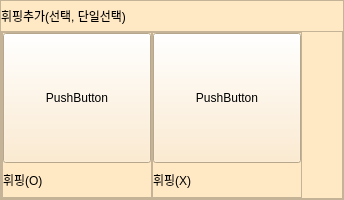
                 <widget class="QFrame" name="option_frame_2">
                  <property name="minimumSize">
                   <size>
                    <width>0</width>
                    <height>200</height>
                   </size>
                  </property>
                  <property name="maximumSize">
                   <size>
                    <width>16777215</width>
                    <height>200</height>
                   </size>
                  </property>
                  <property name="styleSheet">
                   <string notr="true">background-color: rgb(255, 232, 196);</string>
                  </property>
                  <property name="frameShape">
                   <enum>QFrame::StyledPanel</enum>
                  </property>
                  <property name="frameShadow">
                   <enum>QFrame::Raised</enum>
                  </property>
                  <layout class="QVBoxLayout" name="verticalLayout_40">
                   <property name="spacing">
                    <number>0</number>
                   </property>
                   <property name="leftMargin">
                    <number>0</number>
                   </property>
                   <property name="topMargin">
                    <number>0</number>
                   </property>
                   <property name="rightMargin">
                    <number>0</number>
                   </property>
                   <property name="bottomMargin">
                    <number>0</number>
                   </property>
                   <item>
                    <widget class="QLabel" name="option_2_title">
                     <property name="minimumSize">
                      <size>
                       <width>0</width>
                       <height>0</height>
                      </size>
                     </property>
                     <property name="maximumSize">
                      <size>
                       <width>16777215</width>
                       <height>30</height>
                      </size>
                     </property>
                     <property name="text">
                      <string>휘핑추가(선택, 단일선택)</string>
                     </property>
                    </widget>
                   </item>
                   <item>
                    <widget class="QFrame" name="frame_38">
                     <property name="frameShape">
                      <enum>QFrame::StyledPanel</enum>
                     </property>
                     <property name="frameShadow">
                      <enum>QFrame::Raised</enum>
                     </property>
                     <layout class="QHBoxLayout" name="horizontalLayout_15">
                      <property name="spacing">
                       <number>0</number>
                      </property>
                      <property name="leftMargin">
                       <number>0</number>
                      </property>
                      <property name="topMargin">
                       <number>0</number>
                      </property>
                      <property name="rightMargin">
                       <number>0</number>
                      </property>
                      <property name="bottomMargin">
                       <number>0</number>
                      </property>
                      <item>
                       <widget class="QFrame" name="frame_39">
                        <property name="minimumSize">
                         <size>
                          <width>150</width>
                          <height>0</height>
                         </size>
                        </property>
                        <property name="frameShape">
                         <enum>QFrame::StyledPanel</enum>
                        </property>
                        <property name="frameShadow">
                         <enum>QFrame::Raised</enum>
                        </property>
                        <layout class="QVBoxLayout" name="verticalLayout_41">
                         <property name="spacing">
                          <number>0</number>
                         </property>
                         <property name="leftMargin">
                          <number>0</number>
                         </property>
                         <property name="topMargin">
                          <number>0</number>
                         </property>
                         <property name="rightMargin">
                          <number>0</number>
                         </property>
                         <property name="bottomMargin">
                          <number>0</number>
                         </property>
                         <item>
                          <widget class="QPushButton" name="option_2_btn_1">
                           <property name="minimumSize">
                            <size>
                             <width>0</width>
                             <height>130</height>
                            </size>
                           </property>
                           <property name="cursor">
                            <cursorShape>OpenHandCursor</cursorShape>
                           </property>
                           <property name="text">
                            <string>PushButton</string>
                           </property>
                           <property name="checkable">
                            <bool>true</bool>
                           </property>
                          </widget>
                         </item>
                         <item>
                          <widget class="QLabel" name="option_2_label_1">
                           <property name="text">
                            <string>휘핑(O)</string>
                           </property>
                          </widget>
                         </item>
                        </layout>
                       </widget>
                      </item>
                      <item>
                       <widget class="QFrame" name="frame_40">
                        <property name="minimumSize">
                         <size>
                          <width>150</width>
                          <height>0</height>
                         </size>
                        </property>
                        <property name="frameShape">
                         <enum>QFrame::StyledPanel</enum>
                        </property>
                        <property name="frameShadow">
                         <enum>QFrame::Raised</enum>
                        </property>
                        <layout class="QVBoxLayout" name="verticalLayout_42">
                         <property name="spacing">
                          <number>0</number>
                         </property>
                         <property name="leftMargin">
                          <number>0</number>
                         </property>
                         <property name="topMargin">
                          <number>0</number>
                         </property>
                         <property name="rightMargin">
                          <number>0</number>
                         </property>
                         <property name="bottomMargin">
                          <number>0</number>
                         </property>
                         <item>
                          <widget class="QPushButton" name="option_2_btn_2">
                           <property name="minimumSize">
                            <size>
                             <width>0</width>
                             <height>130</height>
                            </size>
                           </property>
                           <property name="cursor">
                            <cursorShape>OpenHandCursor</cursorShape>
                           </property>
                           <property name="text">
                            <string>PushButton</string>
                           </property>
                           <property name="checkable">
                            <bool>true</bool>
                           </property>
                          </widget>
                         </item>
                         <item>
                          <widget class="QLabel" name="option_2_btn_3">
                           <property name="text">
                            <string>휘핑(X)</string>
                           </property>
                          </widget>
                         </item>
                        </layout>
                       </widget>
                      </item>
                      <item>
                       <spacer name="horizontalSpacer_14">
                        <property name="orientation">
                         <enum>Qt::Horizontal</enum>
                        </property>
                        <property name="sizeHint" stdset="0">
                         <size>
                          <width>40</width>
                          <height>20</height>
                         </size>
                        </property>
                       </spacer>
                      </item>
                     </layout>
                    </widget>
                   </item>
                  </layout>
                 </widget>
